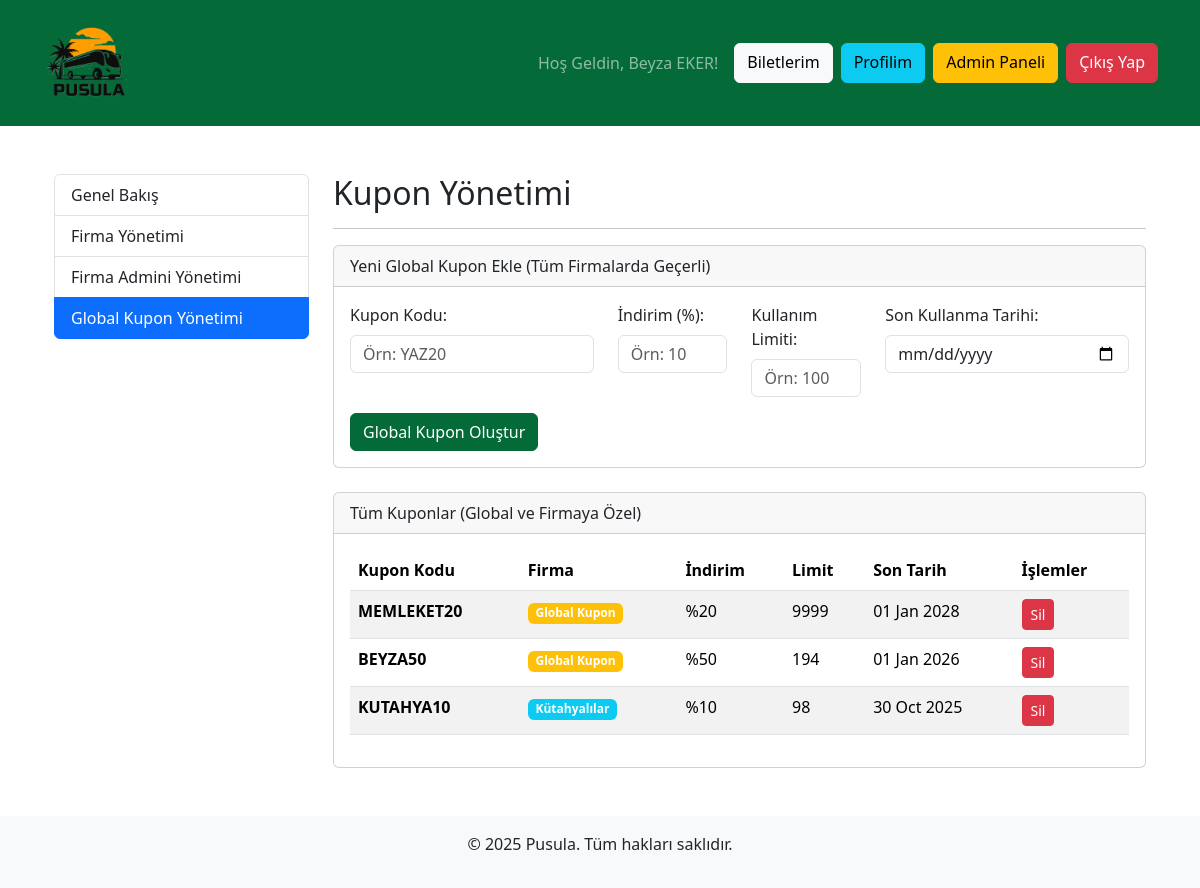
Before: /admin_coupons.php (signed in) with the older database file.
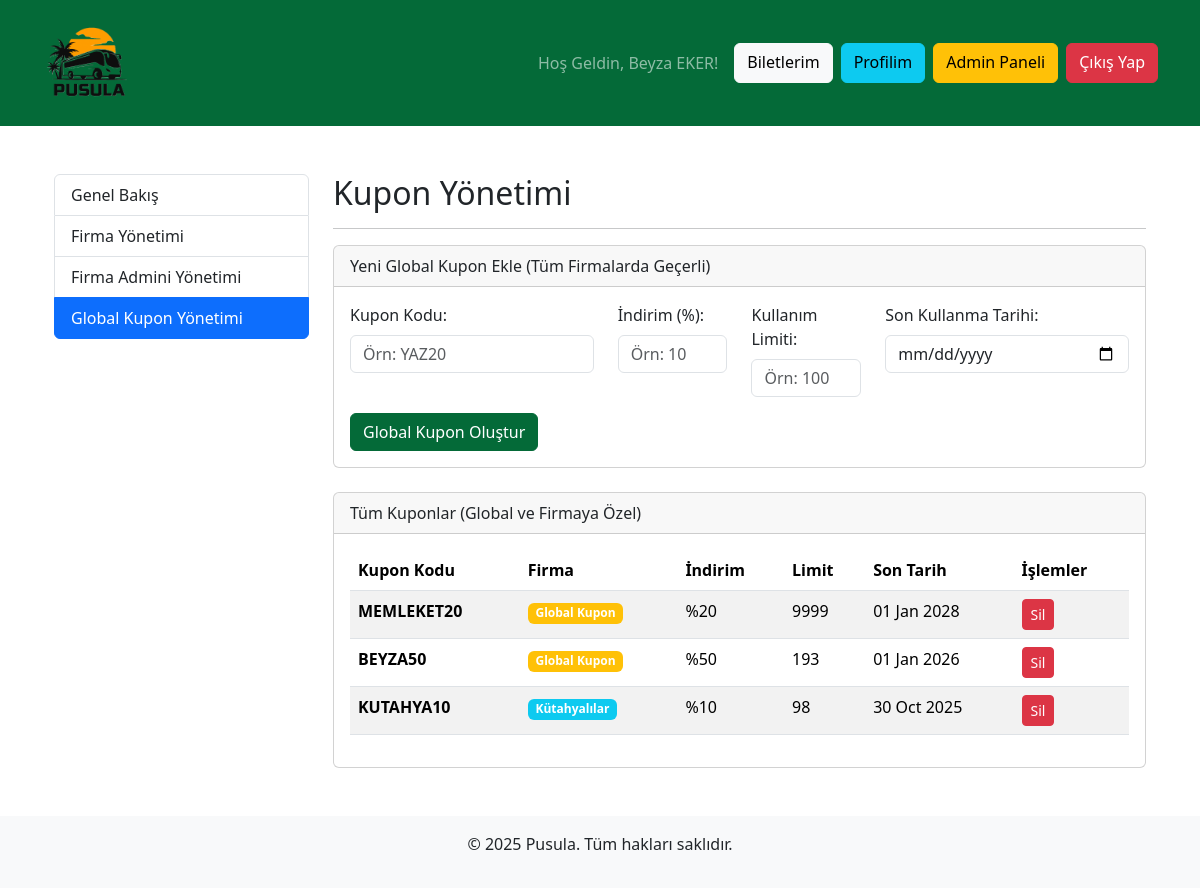
After: the same page with the newer database file.
### tables this page shows
CREATE TABLE "Coupons" (
    "id" INTEGER PRIMARY KEY AUTOINCREMENT,
    "code" TEXT NOT NULL UNIQUE,
    "discount_rate" REAL NOT NULL,
    "usage_limit" INTEGER NOT NULL,
    "expire_date" DATETIME NOT NULL,
    "company_id" INTEGER
);

CREATE TABLE "Companies" (
    "id" INTEGER PRIMARY KEY AUTOINCREMENT,
    "name" TEXT NOT NULL,
    "created_at" DATETIME DEFAULT CURRENT_TIMESTAMP
);

### admin_coupons.php (the view, shortened to what this page needs)
<?php
require_once 'header.php';
$coupons = [];
try {
    $sql = "SELECT C.*, CO.name as company_name
            FROM Coupons C
            LEFT JOIN Companies CO ON C.company_id = CO.id
            ORDER BY C.expire_date DESC";
    $stmt = $pdo->query($sql);
    $coupons = $stmt->fetchAll(PDO::FETCH_ASSOC);
} catch (PDOException $e) {
    $error_message = "Kuponlar listelenirken bir hata oluştu: " . $e->getMessage();
}
?>
<div class="container mt-5">
    <div class="row">
        <div class="col-md-3">
            <div class="list-group">
                <a href="admin_panel.php" class="list-group-item list-group-item-action">Genel Bakış</a>
                <a href="admin_companies.php" class="list-group-item list-group-item-action">Firma Yönetimi</a>
                <a href="admin_users.php" class="list-group-item list-group-item-action">Firma Admini Yönetimi</a>
                <a href="admin_coupons.php" class="list-group-item list-group-item-action active">Global Kupon Yönetimi</a>
            </div>
        </div>
        <div class="col-md-9">
            <h2>Kupon Yönetimi</h2>
            <hr>
            <div class="card mb-4">
                <div class="card-header">
                    Yeni Global Kupon Ekle (Tüm Firmalarda Geçerli)
                </div>
                <div class="card-body">
                    <form action="admin_coupons.php" method="POST">
                        <div class="row">
                            <div class="col-md-4 mb-3">
                                <label for="code" class="form-label">Kupon Kodu:</label>
                                <input type="text" class="form-control" id="code" name="code" placeholder="Örn: YAZ20" required>
                            </div>
                            <div class="col-md-2 mb-3">
                                <label for="discount_rate" class="form-label">İndirim (%):</label>
                                <input type="number" class="form-control" id="discount_rate" name="discount_rate" placeholder="Örn: 10" required>
                            </div>
                            <div class="col-md-2 mb-3">
                                <label for="usage_limit" class="form-label">Kullanım Limiti:</label>
                                <input type="number" class="form-control" id="usage_limit" name="usage_limit" placeholder="Örn: 100" required>
                            </div>
                            <div class="col-md-4 mb-3">
                                <label for="expire_date" class="form-label">Son Kullanma Tarihi:</label>
                                <input type="date" class="form-control" id="expire_date" name="expire_date" required>
                            </div>
                        </div>
                        <button type="submit" name="create_coupon" class="btn btn-primary">Global Kupon Oluştur</button>
                    </form>
                </div>
            </div>
            <div class="card">
                <div class="card-header">
                    Tüm Kuponlar (Global ve Firmaya Özel)
                </div>
                <div class="card-body">
                    <table class="table table-striped table-hover">
                        <thead>
                            <tr>
                                <th>Kupon Kodu</th>
                                <th>Firma</th>
                                <th>İndirim</th>
                                <th>Limit</th>
                                <th>Son Tarih</th>
                                <th>İşlemler</th>
                            </tr>
                        </thead>
                        <tbody>
                            <?php if (empty($coupons)): ?>
                                <tr>
                                    <td colspan="6" class="text-center">Henüz eklenmiş kupon yok.</td>
                                </tr>
                            <?php else: ?>
                                <?php foreach ($coupons as $coupon): ?>
                                    <tr>
                                        <td><strong><?php echo htmlspecialchars($coupon['code']); ?></strong></td>
                                        <td>
                                            <?php if ($coupon['company_id'] == NULL): ?>
                                                <span class="badge bg-success">Global Kupon</span>
                                            <?php else: ?>
                                                <span class="badge bg-info"><?php echo htmlspecialchars($coupon['company_name']); ?></span>
                                            <?php endif; ?>
                                        </td>
                                        <td>%<?php echo htmlspecialchars($coupon['discount_rate']); ?></td>
                                        <td><?php echo htmlspecialchars($coupon['usage_limit']); ?></td>
                                        <td><?php echo date('d M Y', strtotime($coupon['expire_date'])); ?></td>
                                        <td>
                                            <form action="admin_coupons.php" method="POST" class="d-inline" onsubmit="return confirm('Bu kuponu silmek istediğinizden emin misiniz?');">
                                                <button type="submit" name="delete_coupon" class="btn btn-danger btn-sm">Sil</button>
                                            </form>
                                        </td>
                                    </tr>
                                <?php endforeach; ?>
                            <?php endif; ?>
                        </tbody>
                    </table>
                </div>
            </div>
        </div>
    </div>
</div>
<?php
require_once 'footer.php';
?>

### header.php (shortened to what this page needs)
<?php require_once 'db.php'; ?><!DOCTYPE html>
<html lang="tr">
<head>
    <link href="https://cdn.jsdelivr.net/npm/bootstrap@5.3.2/dist/css/bootstrap.min.css" rel="stylesheet">
    <link rel="stylesheet" href="https://cdn.jsdelivr.net/npm/bootstrap-icons@1.11.1/font/bootstrap-icons.css">
    <link rel="stylesheet" href="css/custom.css">
</head>
<body>
<nav class="navbar navbar-expand-lg navbar-dark bg-primary">
    <div class="container">
       <a class="navbar-brand d-flex align-items-center" href="index.php">
      <img src="img/logo.png" alt="Pusula Logo" width="100" class="me-2">
</a>
     <div class="d-flex">
    <?php
    if (isset($_SESSION['user_id'])) {
        echo '<span class="navbar-text me-3">Hoş Geldin, ' . htmlspecialchars($_SESSION['user_fullname']) . '!</span>';
        echo '<a href="my_tickets.php" class="btn btn-light me-2">Biletlerim</a>';
        echo '<a href="profile.php" class="btn btn-info me-2">Profilim</a>';
        if ($_SESSION['user_role'] == 'Admin' || $_SESSION['user_role'] == 'Firma Admin') {
            echo '<a href="admin_panel.php" class="btn btn-warning me-2">Admin Paneli</a>';
        }
        echo '<a href="logout.php" class="btn btn-danger">Çıkış Yap</a>';
    } else {
        echo '<a href="login.php" class="btn btn-light me-2">Giriş Yap</a>';
        echo '<a href="register.php" class="btn btn-warning">Kayıt Ol</a>';
    }
    ?>
</div>
    </div>
</nav>
<div class="container mt-4">

### footer.php (shortened to what this page needs)
</div> <footer class="text-center mt-5 py-3 bg-light">
    <p>&copy; <?php echo date('Y'); ?> <?php echo SITE_NAME; ?>. Tüm hakları saklıdır.</p>
</footer>
</body>
</html>

### css/custom.css (style rules this page uses)
:root { --bs-primary: #046A38; --bs-primary-rgb: 4, 106, 56; --bs-success: #FFC107; --bs-success-rgb: 255, 193, 7; }
.bg-primary { background-color: var(--bs-primary) !important; }
.btn-primary { background-color: var(--bs-primary); border-color: var(--bs-primary); }

Changed rows visible on the page:
changed coupons "BEYZA50": usage_limit "194" → "193"
